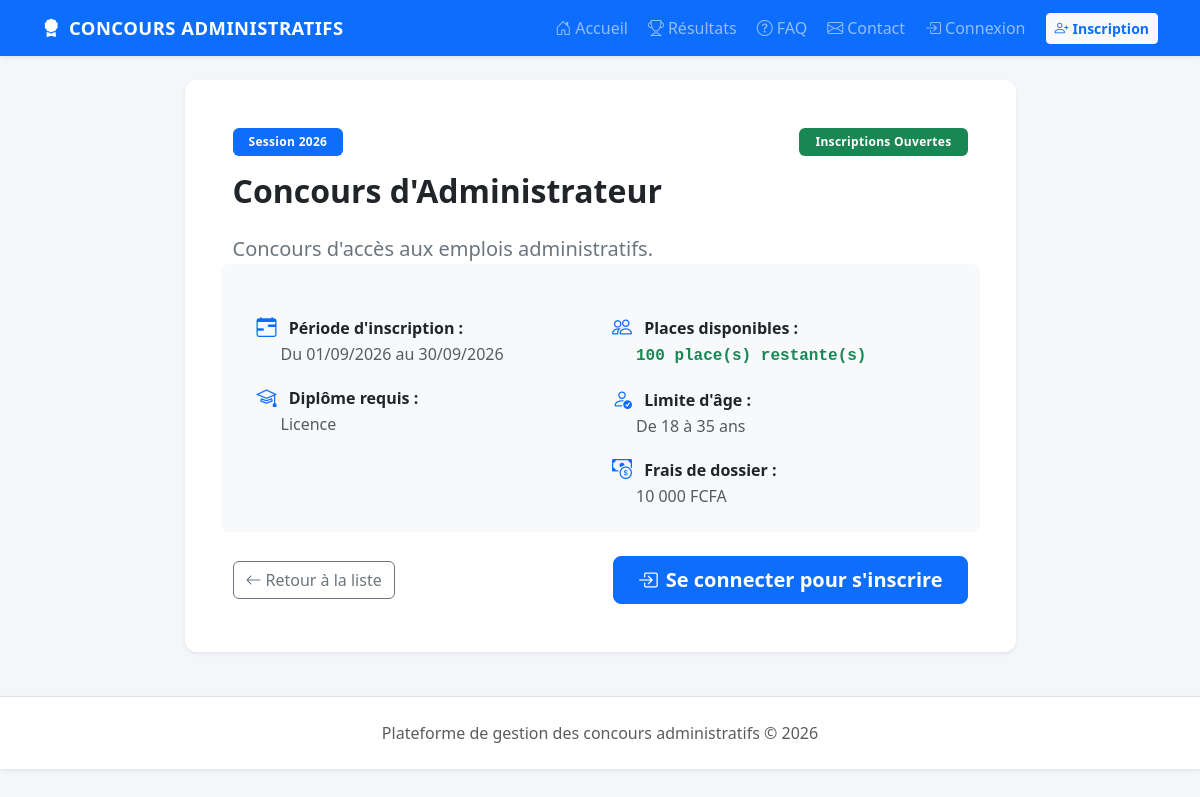
/concours.php?id=1, run on the app's committed database.
### tables this page shows
CREATE TABLE concours (
    id INT AUTO_INCREMENT PRIMARY KEY,
    titre VARCHAR(200) NOT NULL,
    session VARCHAR(20) NOT NULL,
    description TEXT NULL,
    date_debut DATE NOT NULL,
    date_fin DATE NOT NULL,
    age_min INT DEFAULT 18,
    age_max INT DEFAULT 35,
    diplome_requis VARCHAR(200) NULL,
    frais INT DEFAULT 0,
    places INT DEFAULT 0,
    statut ENUM('brouillon', 'ouvert', 'ferme', 'publie') DEFAULT 'brouillon',
    created_at TIMESTAMP DEFAULT CURRENT_TIMESTAMP
);

### concours.php (the view, shortened to what this page needs)
<?php
require 'config/database.php';
$id = (int)($_GET['id'] ?? 0);
$s = $pdo->prepare("SELECT * FROM concours WHERE id = ?");
$s->execute([$id]);
$c = $s->fetch();
$alreadyApplied = false;
require 'includes/header.php';
?>
<div class="row justify-content-center">
    <div class="col-lg-9">
        <div class="card shadow-sm border-0 p-4 p-md-5">
            <div class="d-flex justify-content-between align-items-center mb-3">
                <span class="badge bg-primary px-3 py-2">Session <?= htmlspecialchars($c['session']) ?></span>
                <span class="badge <?= $c['statut'] === 'ouvert' ? 'bg-success' : 'bg-secondary' ?> px-3 py-2">
                    <?= $c['statut'] === 'ouvert' ? 'Inscriptions Ouvertes' : 'Fermé' ?>
                </span>
            </div>
            <h1 class="h2 fw-bold text-dark mb-4"><?= htmlspecialchars($c['titre']) ?></h1>
            <p class="lead text-secondary mb-4"><?= nl2br(htmlspecialchars($c['description'] ?? '')) ?></p>
            <div class="row g-4 bg-light rounded-3 p-4 mb-4">
                <div class="col-md-6">
                    <div class="mb-3">
                        <i class="bi bi-calendar-range text-primary me-2 fs-5"></i>
                        <strong>Période d'inscription :</strong><br>
                        <span class="text-muted ms-4">Du <?= date('d/m/Y', strtotime($c['date_debut'])) ?> au <?= date('d/m/Y', strtotime($c['date_fin'])) ?></span>
                    </div>
                    <div>
                        <i class="bi bi-mortarboard text-primary me-2 fs-5"></i>
                        <strong>Diplôme requis :</strong><br>
                        <span class="text-muted ms-4"><?= htmlspecialchars($c['diplome_requis'] ?? 'Aucun requis spécifique') ?></span>
                    </div>
                </div>
                <div class="col-md-6">
                    <div class="mb-3">
                        <i class="bi bi-people text-primary me-2 fs-5"></i>
                        <strong>Places disponibles :</strong><br>
                        <span class="ms-4 font-monospace fw-bold <?= (int)$c['places'] > 0 ? 'text-success' : 'text-danger' ?>">
                            <?= (int)$c['places'] ?> place(s) restante(s)
                        </span>
                    </div>
                    <div class="mb-3">
                        <i class="bi bi-person-check text-primary me-2 fs-5"></i>
                        <strong>Limite d'âge :</strong><br>
                        <span class="text-muted ms-4">De <?= (int)$c['age_min'] ?> à <?= (int)$c['age_max'] ?> ans</span>
                    </div>
                    <div>
                        <i class="bi bi-cash-coin text-primary me-2 fs-5"></i>
                        <strong>Frais de dossier :</strong><br>
                        <span class="text-muted ms-4"><?= number_format($c['frais'], 0, ',', ' ') ?> FCFA</span>
                    </div>
                </div>
            </div>
            <div class="d-flex justify-content-between align-items-center flex-wrap gap-3">
                <a href="index.php" class="btn btn-outline-secondary">
                    <i class="bi bi-arrow-left me-1"></i>Retour à la liste
                </a>
                <?php if ($c['statut'] !== 'ouvert'): ?>
                    <button class="btn btn-secondary disabled" disabled>Inscriptions fermées</button>
                <?php elseif ((int)$c['places'] <= 0 && !$alreadyApplied): ?>
                    <button class="btn btn-danger btn-lg disabled" disabled><i class="bi bi-exclamation-octagon me-1"></i>Concours complet (0 place)</button>
                <?php elseif (!empty($_SESSION['user']) && $_SESSION['user']['role'] === 'admin'): ?>
                    <a class="btn btn-primary" href="admin/dashboard.php">Gérer dans l'administration</a>
                <?php else: ?>
                    <a class="btn btn-primary btn-lg fw-bold px-4" href="login.php">
                        <i class="bi bi-box-arrow-in-right me-2"></i>Se connecter pour s'inscrire
                    </a>
                <?php endif; ?>
            </div>
        </div>
    </div>
</div>
<?php require 'includes/footer.php'; ?>

### assets/css/style.css (style rules this page uses)
body { background-color: #f4f6f9; font-family: 'Segoe UI', system-ui, -apple-system, sans-serif; color: #212529; }
.card { border: 0; border-radius: 12px; box-shadow: 0 4px 12px rgba(0, 0, 0, 0.05); transition: transform 0.2s ease, box-shadow 0.2s ease; }
.badge { font-weight: 600; letter-spacing: 0.3px; }

### data on the page
concours: session "2026", titre "Concours d'Administrateur", description "Concours d'accès aux emplois administratifs.", date_debut "01/09/2026", date_fin "30/09/2026", diplome_requis "Licence", places "100", age_min "18", age_max "35", frais "10 000"
